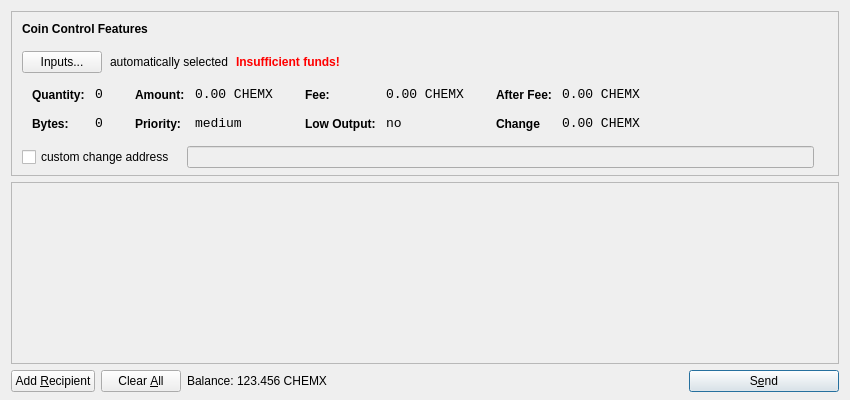
<?xml version="1.0" encoding="UTF-8"?>
<ui version="4.0">
 <class>SendCoinsDialog</class>
 <widget class="QDialog" name="SendCoinsDialog">
  <property name="geometry">
   <rect>
    <x>0</x>
    <y>0</y>
    <width>850</width>
    <height>400</height>
   </rect>
  </property>
  <property name="windowTitle">
   <string>Send Coins</string>
  </property>
  <layout class="QVBoxLayout" name="verticalLayout" stretch="0,1,0">
   <property name="bottomMargin">
    <number>8</number>
   </property>
   <item>
    <widget class="QFrame" name="frameCoinControl">
     <property name="sizePolicy">
      <sizepolicy hsizetype="Expanding" vsizetype="Expanding">
       <horstretch>0</horstretch>
       <verstretch>0</verstretch>
      </sizepolicy>
     </property>
     <property name="maximumSize">
      <size>
       <width>16777215</width>
       <height>16777215</height>
      </size>
     </property>
     <property name="frameShape">
      <enum>QFrame::StyledPanel</enum>
     </property>
     <property name="frameShadow">
      <enum>QFrame::Sunken</enum>
     </property>
     <layout class="QVBoxLayout" name="verticalLayoutCoinControl2">
      <property name="spacing">
       <number>-1</number>
      </property>
      <property name="leftMargin">
       <number>0</number>
      </property>
      <property name="topMargin">
       <number>0</number>
      </property>
      <property name="rightMargin">
       <number>0</number>
      </property>
      <property name="bottomMargin">
       <number>6</number>
      </property>
      <item>
       <layout class="QVBoxLayout" name="verticalLayoutCoinControl" stretch="0,0,0,0,1">
        <property name="spacing">
         <number>0</number>
        </property>
        <property name="leftMargin">
         <number>10</number>
        </property>
        <property name="topMargin">
         <number>10</number>
        </property>
        <item>
         <layout class="QHBoxLayout" name="horizontalLayoutCoinControl1">
          <property name="bottomMargin">
           <number>15</number>
          </property>
          <item>
           <widget class="QLabel" name="labelCoinControlFeatures">
            <property name="sizePolicy">
             <sizepolicy hsizetype="Preferred" vsizetype="Maximum">
              <horstretch>0</horstretch>
              <verstretch>0</verstretch>
             </sizepolicy>
            </property>
            <property name="font">
             <font>
              <weight>75</weight>
              <bold>true</bold>
             </font>
            </property>
            <property name="styleSheet">
             <string notr="true">font-weight:bold;</string>
            </property>
            <property name="text">
             <string>Coin Control Features</string>
            </property>
           </widget>
          </item>
         </layout>
        </item>
        <item>
         <layout class="QHBoxLayout" name="horizontalLayoutCoinControl2" stretch="0,0,0,0">
          <property name="spacing">
           <number>8</number>
          </property>
          <property name="bottomMargin">
           <number>10</number>
          </property>
          <item>
           <widget class="QPushButton" name="pushButtonCoinControl">
            <property name="styleSheet">
             <string notr="true"/>
            </property>
            <property name="text">
             <string>Inputs...</string>
            </property>
           </widget>
          </item>
          <item>
           <widget class="QLabel" name="labelCoinControlAutomaticallySelected">
            <property name="text">
             <string>automatically selected</string>
            </property>
            <property name="margin">
             <number>5</number>
            </property>
           </widget>
          </item>
          <item>
           <widget class="QLabel" name="labelCoinControlInsuffFunds">
            <property name="font">
             <font>
              <weight>75</weight>
              <bold>true</bold>
             </font>
            </property>
            <property name="styleSheet">
             <string notr="true">color:red;font-weight:bold;</string>
            </property>
            <property name="text">
             <string>Insufficient funds!</string>
            </property>
            <property name="margin">
             <number>5</number>
            </property>
           </widget>
          </item>
          <item>
           <spacer name="horizontalSpacerCoinControl">
            <property name="orientation">
             <enum>Qt::Horizontal</enum>
            </property>
            <property name="sizeHint" stdset="0">
             <size>
              <width>40</width>
              <height>1</height>
             </size>
            </property>
           </spacer>
          </item>
         </layout>
        </item>
        <item>
         <widget class="QWidget" name="widgetCoinControl" native="true">
          <property name="sizePolicy">
           <sizepolicy hsizetype="Preferred" vsizetype="Preferred">
            <horstretch>0</horstretch>
            <verstretch>0</verstretch>
           </sizepolicy>
          </property>
          <property name="minimumSize">
           <size>
            <width>0</width>
            <height>0</height>
           </size>
          </property>
          <property name="styleSheet">
           <string notr="true"/>
          </property>
          <layout class="QHBoxLayout" name="horizontalLayoutCoinControl5">
           <property name="margin">
            <number>0</number>
           </property>
           <item>
            <layout class="QHBoxLayout" name="horizontalLayoutCoinControl3" stretch="0,0,0,1">
             <property name="spacing">
              <number>20</number>
             </property>
             <property name="topMargin">
              <number>0</number>
             </property>
             <property name="bottomMargin">
              <number>10</number>
             </property>
             <item>
              <layout class="QFormLayout" name="formLayoutCoinControl1">
               <property name="horizontalSpacing">
                <number>10</number>
               </property>
               <property name="verticalSpacing">
                <number>14</number>
               </property>
               <property name="leftMargin">
                <number>10</number>
               </property>
               <property name="topMargin">
                <number>4</number>
               </property>
               <property name="rightMargin">
                <number>6</number>
               </property>
               <item row="0" column="0">
                <widget class="QLabel" name="labelCoinControlQuantityText">
                 <property name="styleSheet">
                  <string notr="true">font-weight:bold;</string>
                 </property>
                 <property name="text">
                  <string>Quantity:</string>
                 </property>
                 <property name="margin">
                  <number>0</number>
                 </property>
                </widget>
               </item>
               <item row="0" column="1">
                <widget class="QLabel" name="labelCoinControlQuantity">
                 <property name="font">
                  <font>
                   <family>Monospace</family>
                   <pointsize>10</pointsize>
                  </font>
                 </property>
                 <property name="cursor">
                  <cursorShape>IBeamCursor</cursorShape>
                 </property>
                 <property name="contextMenuPolicy">
                  <enum>Qt::ActionsContextMenu</enum>
                 </property>
                 <property name="text">
                  <string>0</string>
                 </property>
                 <property name="margin">
                  <number>0</number>
                 </property>
                 <property name="textInteractionFlags">
                  <set>Qt::LinksAccessibleByMouse|Qt::TextSelectableByKeyboard|Qt::TextSelectableByMouse</set>
                 </property>
                </widget>
               </item>
               <item row="1" column="0">
                <widget class="QLabel" name="labelCoinControlBytesText">
                 <property name="styleSheet">
                  <string notr="true">font-weight:bold;</string>
                 </property>
                 <property name="text">
                  <string>Bytes:</string>
                 </property>
                </widget>
               </item>
               <item row="1" column="1">
                <widget class="QLabel" name="labelCoinControlBytes">
                 <property name="font">
                  <font>
                   <family>Monospace</family>
                   <pointsize>10</pointsize>
                  </font>
                 </property>
                 <property name="cursor">
                  <cursorShape>IBeamCursor</cursorShape>
                 </property>
                 <property name="contextMenuPolicy">
                  <enum>Qt::ActionsContextMenu</enum>
                 </property>
                 <property name="text">
                  <string>0</string>
                 </property>
                 <property name="textInteractionFlags">
                  <set>Qt::LinksAccessibleByMouse|Qt::TextSelectableByKeyboard|Qt::TextSelectableByMouse</set>
                 </property>
                </widget>
               </item>
              </layout>
             </item>
             <item>
              <layout class="QFormLayout" name="formLayoutCoinControl2">
               <property name="horizontalSpacing">
                <number>10</number>
               </property>
               <property name="verticalSpacing">
                <number>14</number>
               </property>
               <property name="leftMargin">
                <number>6</number>
               </property>
               <property name="topMargin">
                <number>4</number>
               </property>
               <property name="rightMargin">
                <number>6</number>
               </property>
               <item row="0" column="0">
                <widget class="QLabel" name="labelCoinControlAmountText">
                 <property name="styleSheet">
                  <string notr="true">font-weight:bold;</string>
                 </property>
                 <property name="text">
                  <string>Amount:</string>
                 </property>
                 <property name="margin">
                  <number>0</number>
                 </property>
                </widget>
               </item>
               <item row="0" column="1">
                <widget class="QLabel" name="labelCoinControlAmount">
                 <property name="font">
                  <font>
                   <family>Monospace</family>
                   <pointsize>10</pointsize>
                  </font>
                 </property>
                 <property name="cursor">
                  <cursorShape>IBeamCursor</cursorShape>
                 </property>
                 <property name="contextMenuPolicy">
                  <enum>Qt::ActionsContextMenu</enum>
                 </property>
                 <property name="text">
                  <string>0.00 CHEMX</string>
                 </property>
                 <property name="textInteractionFlags">
                  <set>Qt::LinksAccessibleByMouse|Qt::TextSelectableByKeyboard|Qt::TextSelectableByMouse</set>
                 </property>
                </widget>
               </item>
               <item row="1" column="0">
                <widget class="QLabel" name="labelCoinControlPriorityText">
                 <property name="styleSheet">
                  <string notr="true">font-weight:bold;</string>
                 </property>
                 <property name="text">
                  <string>Priority:</string>
                 </property>
                </widget>
               </item>
               <item row="1" column="1">
                <widget class="QLabel" name="labelCoinControlPriority">
                 <property name="font">
                  <font>
                   <family>Monospace</family>
                   <pointsize>10</pointsize>
                  </font>
                 </property>
                 <property name="cursor">
                  <cursorShape>IBeamCursor</cursorShape>
                 </property>
                 <property name="contextMenuPolicy">
                  <enum>Qt::ActionsContextMenu</enum>
                 </property>
                 <property name="text">
                  <string>medium</string>
                 </property>
                 <property name="textInteractionFlags">
                  <set>Qt::LinksAccessibleByMouse|Qt::TextSelectableByKeyboard|Qt::TextSelectableByMouse</set>
                 </property>
                </widget>
               </item>
              </layout>
             </item>
             <item>
              <layout class="QFormLayout" name="formLayoutCoinControl3">
               <property name="horizontalSpacing">
                <number>10</number>
               </property>
               <property name="verticalSpacing">
                <number>14</number>
               </property>
               <property name="leftMargin">
                <number>6</number>
               </property>
               <property name="topMargin">
                <number>4</number>
               </property>
               <property name="rightMargin">
                <number>6</number>
               </property>
               <item row="0" column="0">
                <widget class="QLabel" name="labelCoinControlFeeText">
                 <property name="styleSheet">
                  <string notr="true">font-weight:bold;</string>
                 </property>
                 <property name="text">
                  <string>Fee:</string>
                 </property>
                 <property name="margin">
                  <number>0</number>
                 </property>
                </widget>
               </item>
               <item row="0" column="1">
                <widget class="QLabel" name="labelCoinControlFee">
                 <property name="font">
                  <font>
                   <family>Monospace</family>
                   <pointsize>10</pointsize>
                  </font>
                 </property>
                 <property name="cursor">
                  <cursorShape>IBeamCursor</cursorShape>
                 </property>
                 <property name="contextMenuPolicy">
                  <enum>Qt::ActionsContextMenu</enum>
                 </property>
                 <property name="text">
                  <string>0.00 CHEMX</string>
                 </property>
                 <property name="textInteractionFlags">
                  <set>Qt::LinksAccessibleByMouse|Qt::TextSelectableByKeyboard|Qt::TextSelectableByMouse</set>
                 </property>
                </widget>
               </item>
               <item row="1" column="0">
                <widget class="QLabel" name="labelCoinControlLowOutputText">
                 <property name="styleSheet">
                  <string notr="true">font-weight:bold;</string>
                 </property>
                 <property name="text">
                  <string>Low Output:</string>
                 </property>
                </widget>
               </item>
               <item row="1" column="1">
                <widget class="QLabel" name="labelCoinControlLowOutput">
                 <property name="font">
                  <font>
                   <family>Monospace</family>
                   <pointsize>10</pointsize>
                  </font>
                 </property>
                 <property name="cursor">
                  <cursorShape>IBeamCursor</cursorShape>
                 </property>
                 <property name="contextMenuPolicy">
                  <enum>Qt::ActionsContextMenu</enum>
                 </property>
                 <property name="text">
                  <string>no</string>
                 </property>
                 <property name="textInteractionFlags">
                  <set>Qt::LinksAccessibleByMouse|Qt::TextSelectableByKeyboard|Qt::TextSelectableByMouse</set>
                 </property>
                </widget>
               </item>
              </layout>
             </item>
             <item>
              <layout class="QFormLayout" name="formLayoutCoinControl4">
               <property name="horizontalSpacing">
                <number>10</number>
               </property>
               <property name="verticalSpacing">
                <number>14</number>
               </property>
               <property name="leftMargin">
                <number>6</number>
               </property>
               <property name="topMargin">
                <number>4</number>
               </property>
               <property name="rightMargin">
                <number>6</number>
               </property>
               <item row="0" column="0">
                <widget class="QLabel" name="labelCoinControlAfterFeeText">
                 <property name="styleSheet">
                  <string notr="true">font-weight:bold;</string>
                 </property>
                 <property name="text">
                  <string>After Fee:</string>
                 </property>
                 <property name="margin">
                  <number>0</number>
                 </property>
                </widget>
               </item>
               <item row="0" column="1">
                <widget class="QLabel" name="labelCoinControlAfterFee">
                 <property name="font">
                  <font>
                   <family>Monospace</family>
                   <pointsize>10</pointsize>
                  </font>
                 </property>
                 <property name="cursor">
                  <cursorShape>IBeamCursor</cursorShape>
                 </property>
                 <property name="contextMenuPolicy">
                  <enum>Qt::ActionsContextMenu</enum>
                 </property>
                 <property name="text">
                  <string>0.00 CHEMX</string>
                 </property>
                 <property name="textInteractionFlags">
                  <set>Qt::LinksAccessibleByMouse|Qt::TextSelectableByKeyboard|Qt::TextSelectableByMouse</set>
                 </property>
                </widget>
               </item>
               <item row="1" column="0">
                <widget class="QLabel" name="labelCoinControlChangeText">
                 <property name="styleSheet">
                  <string notr="true">font-weight:bold;</string>
                 </property>
                 <property name="text">
                  <string>Change</string>
                 </property>
                </widget>
               </item>
               <item row="1" column="1">
                <widget class="QLabel" name="labelCoinControlChange">
                 <property name="font">
                  <font>
                   <family>Monospace</family>
                   <pointsize>10</pointsize>
                  </font>
                 </property>
                 <property name="cursor">
                  <cursorShape>IBeamCursor</cursorShape>
                 </property>
                 <property name="contextMenuPolicy">
                  <enum>Qt::ActionsContextMenu</enum>
                 </property>
                 <property name="text">
                  <string>0.00 CHEMX</string>
                 </property>
                 <property name="textInteractionFlags">
                  <set>Qt::LinksAccessibleByMouse|Qt::TextSelectableByKeyboard|Qt::TextSelectableByMouse</set>
                 </property>
                </widget>
               </item>
              </layout>
             </item>
            </layout>
           </item>
          </layout>
         </widget>
        </item>
        <item>
         <layout class="QHBoxLayout" name="horizontalLayoutCoinControl4" stretch="0,0,0">
          <property name="spacing">
           <number>12</number>
          </property>
          <property name="sizeConstraint">
           <enum>QLayout::SetDefaultConstraint</enum>
          </property>
          <property name="topMargin">
           <number>5</number>
          </property>
          <property name="rightMargin">
           <number>5</number>
          </property>
          <item>
           <widget class="QCheckBox" name="checkBoxCoinControlChange">
            <property name="text">
             <string>custom change address</string>
            </property>
           </widget>
          </item>
          <item>
           <widget class="QLineEdit" name="lineEditCoinControlChange">
            <property name="enabled">
             <bool>false</bool>
            </property>
            <property name="sizePolicy">
             <sizepolicy hsizetype="Expanding" vsizetype="Fixed">
              <horstretch>0</horstretch>
              <verstretch>0</verstretch>
             </sizepolicy>
            </property>
           </widget>
          </item>
          <item>
           <widget class="QLabel" name="labelCoinControlChangeLabel">
            <property name="sizePolicy">
             <sizepolicy hsizetype="Preferred" vsizetype="Expanding">
              <horstretch>0</horstretch>
              <verstretch>0</verstretch>
             </sizepolicy>
            </property>
            <property name="minimumSize">
             <size>
              <width>0</width>
              <height>0</height>
             </size>
            </property>
            <property name="text">
             <string/>
            </property>
            <property name="margin">
             <number>3</number>
            </property>
           </widget>
          </item>
         </layout>
        </item>
        <item>
         <spacer name="verticalSpacerCoinControl">
          <property name="orientation">
           <enum>Qt::Vertical</enum>
          </property>
          <property name="sizeHint" stdset="0">
           <size>
            <width>800</width>
            <height>1</height>
           </size>
          </property>
         </spacer>
        </item>
       </layout>
      </item>
     </layout>
    </widget>
   </item>
   <item>
    <widget class="QScrollArea" name="scrollArea">
     <property name="widgetResizable">
      <bool>true</bool>
     </property>
     <widget class="QWidget" name="scrollAreaWidgetContents">
      <property name="geometry">
       <rect>
        <x>0</x>
        <y>0</y>
        <width>830</width>
        <height>165</height>
       </rect>
      </property>
      <layout class="QVBoxLayout" name="verticalLayout_2">
       <property name="margin">
        <number>0</number>
       </property>
       <item>
        <layout class="QVBoxLayout" name="entries">
         <property name="spacing">
          <number>6</number>
         </property>
        </layout>
       </item>
       <item>
        <spacer name="verticalSpacer">
         <property name="orientation">
          <enum>Qt::Vertical</enum>
         </property>
         <property name="sizeHint" stdset="0">
          <size>
           <width>20</width>
           <height>40</height>
          </size>
         </property>
        </spacer>
       </item>
      </layout>
     </widget>
    </widget>
   </item>
   <item>
    <layout class="QHBoxLayout" name="horizontalLayout">
     <item>
      <widget class="QPushButton" name="addButton">
       <property name="toolTip">
        <string>Send to multiple recipients at once</string>
       </property>
       <property name="text">
        <string>Add &amp;Recipient</string>
       </property>
       <property name="icon">
        <iconset resource="../bitcoin.qrc">
         <normaloff>:/icons/add</normaloff>:/icons/add</iconset>
       </property>
       <property name="autoDefault">
        <bool>false</bool>
       </property>
      </widget>
     </item>
     <item>
      <widget class="QPushButton" name="clearButton">
       <property name="sizePolicy">
        <sizepolicy hsizetype="Minimum" vsizetype="Fixed">
         <horstretch>0</horstretch>
         <verstretch>0</verstretch>
        </sizepolicy>
       </property>
       <property name="toolTip">
        <string>Remove all transaction fields</string>
       </property>
       <property name="text">
        <string>Clear &amp;All</string>
       </property>
       <property name="icon">
        <iconset resource="../bitcoin.qrc">
         <normaloff>:/icons/remove</normaloff>:/icons/remove</iconset>
       </property>
       <property name="autoRepeatDelay">
        <number>300</number>
       </property>
       <property name="autoDefault">
        <bool>false</bool>
       </property>
      </widget>
     </item>
     <item>
      <layout class="QHBoxLayout" name="horizontalLayout_2">
       <property name="spacing">
        <number>3</number>
       </property>
       <item>
        <widget class="QLabel" name="label">
         <property name="sizePolicy">
          <sizepolicy hsizetype="Preferred" vsizetype="Fixed">
           <horstretch>0</horstretch>
           <verstretch>0</verstretch>
          </sizepolicy>
         </property>
         <property name="text">
          <string>Balance:</string>
         </property>
        </widget>
       </item>
       <item>
        <widget class="QLabel" name="labelBalance">
         <property name="sizePolicy">
          <sizepolicy hsizetype="Preferred" vsizetype="Fixed">
           <horstretch>0</horstretch>
           <verstretch>0</verstretch>
          </sizepolicy>
         </property>
         <property name="cursor">
          <cursorShape>IBeamCursor</cursorShape>
         </property>
         <property name="text">
          <string>123.456 CHEMX</string>
         </property>
         <property name="textInteractionFlags">
          <set>Qt::LinksAccessibleByMouse|Qt::TextSelectableByKeyboard|Qt::TextSelectableByMouse</set>
         </property>
        </widget>
       </item>
      </layout>
     </item>
     <item>
      <spacer name="horizontalSpacer">
       <property name="orientation">
        <enum>Qt::Horizontal</enum>
       </property>
       <property name="sizeHint" stdset="0">
        <size>
         <width>40</width>
         <height>20</height>
        </size>
       </property>
      </spacer>
     </item>
     <item>
      <widget class="QPushButton" name="sendButton">
       <property name="minimumSize">
        <size>
         <width>150</width>
         <height>0</height>
        </size>
       </property>
       <property name="toolTip">
        <string>Confirm the send action</string>
       </property>
       <property name="text">
        <string>S&amp;end</string>
       </property>
       <property name="icon">
        <iconset resource="../bitcoin.qrc">
         <normaloff>:/icons/send</normaloff>:/icons/send</iconset>
       </property>
       <property name="default">
        <bool>true</bool>
       </property>
      </widget>
     </item>
    </layout>
   </item>
  </layout>
 </widget>
 <resources>
  <include location="../bitcoin.qrc"/>
 </resources>
 <connections/>
</ui>
